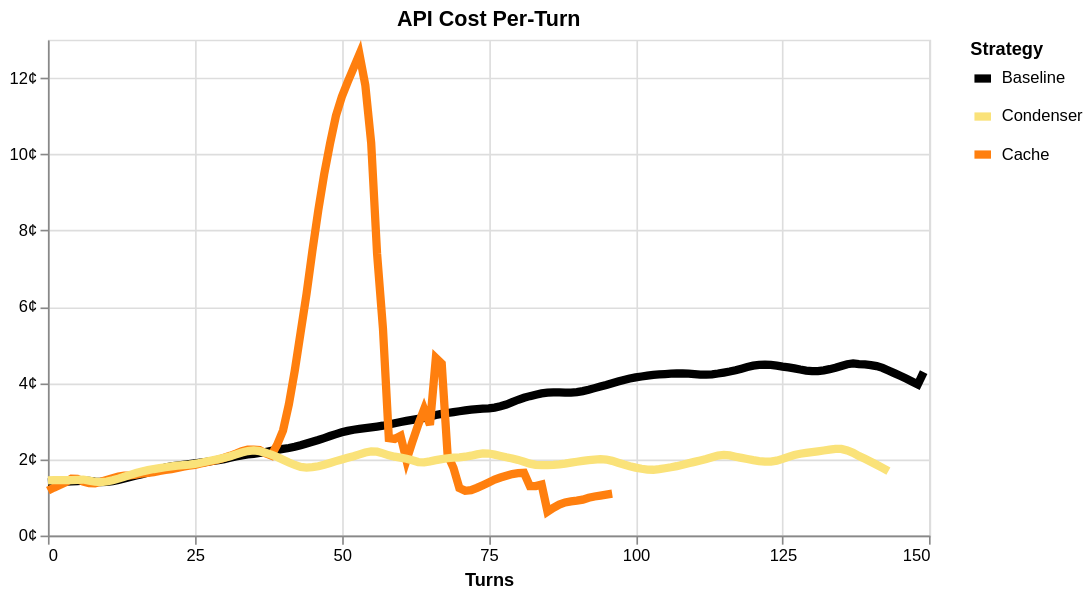

The notebook cell this image was saved under:
### Code cell
import statsmodels.api as sm
import numpy as np

graph_df = df.groupby(['experiment', 'iteration']).agg({
    "accumulated_cost": "mean",
    "cost": "mean",
    "resolved": "max",
    "strategy": "first"
}).reset_index()

# Apply LOWESS smoothing by experiment
def lowess_smooth(group):
    x = group['iteration'].values
    y = group['cost'].values
    # frac parameter controls smoothing (0.2 to 0.3 is often good)
    smoothed = sm.nonparametric.lowess(y, x, frac=0.1)
    return pd.Series(smoothed[:, 1], index=group.index)

graph_df["cost"] = graph_df.sort_values(['experiment', 'iteration']).groupby('experiment').apply(
    lambda x: lowess_smooth(x)
).reset_index(level=0, drop=True)

graph_df["strategy"] = graph_df["strategy"].map(
    lambda x: {"condenser": "Condenser", "baseline": "Baseline", "cache": "Cache"}[x]
)

chart = alt.Chart(graph_df, title="API Cost Per-Turn").mark_line(size=5).encode(
    x=alt.X("iteration",
        title="Turns",
        scale=alt.Scale(domain=[0, 150]),
        axis=alt.Axis(
            values=[0, 25, 50, 75, 100, 125, 150],
        )
    ),
    y=alt.Y(
        "mean(cost)",
        title=None,
        # scale=alt.Scale(domain=[0.01, 0.05]),
        axis=alt.Axis(
            format=".0f",
            labelExpr="(datum.value * 100) + '¢'",
            # values=[0.01, 0.02, 0.03, 0.04, 0.05],
        ),
    ),
    color=alt.Color(
        "strategy:N",
        title="Strategy",
        scale=alt.Scale(domain=["Baseline", "Condenser", "Cache"], range=["#000000", "#FAE279", "#FF7F0E"]),
    ),
).configure_legend(
    symbolStrokeWidth=5,
).configure_view(
    fill=None,
    continuousWidth=300 * 16 / 9,
    continuousHeight=300,
)

if SHOULD_SAVE_CHARTS:
    chart.save("cost-per-turn.png", transparent=True, scale_factor=2)

chart

### Figure 1 — Vega-Lite specification as saved in the notebook (floating-point values rounded to 4 significant figures; data arrays with more than 128 entries replaced by an {"elided": "..."} marker saying what was removed)
{"config": {"view": {"continuousWidth": 533.3, "continuousHeight": 300, "fill": null}, "legend": {"symbolStrokeWidth": 5}}, "data": {"name": "data-32243dcc49d5c6ec47c098157083f843"}, "mark": {"type": "line", "size": 5}, "encoding": {"color": {"field": "strategy", "scale": {"domain": ["Baseline", "Condenser", "Cache"], "range": ["#000000", "#FAE279", "#FF7F0E"]}, "title": "Strategy", "type": "nominal"}, "x": {"axis": {"values": [0, 25, 50, 75, 100, 125, 150]}, "field": "iteration", "scale": {"domain": [0, 150]}, "title": "Turns", "type": "quantitative"}, "y": {"aggregate": "mean", "axis": {"format": ".0f", "labelExpr": "(datum.value * 100) + '¢'"}, "field": "cost", "title": null, "type": "quantitative"}}, "title": "API Cost Per-Turn", "$schema": "https://vega.github.io/schema/vega-lite/v5.20.1.json", "datasets": {"data-32243dcc49d5c6ec47c098157083f843": {"elided": "1145 records"}}}
